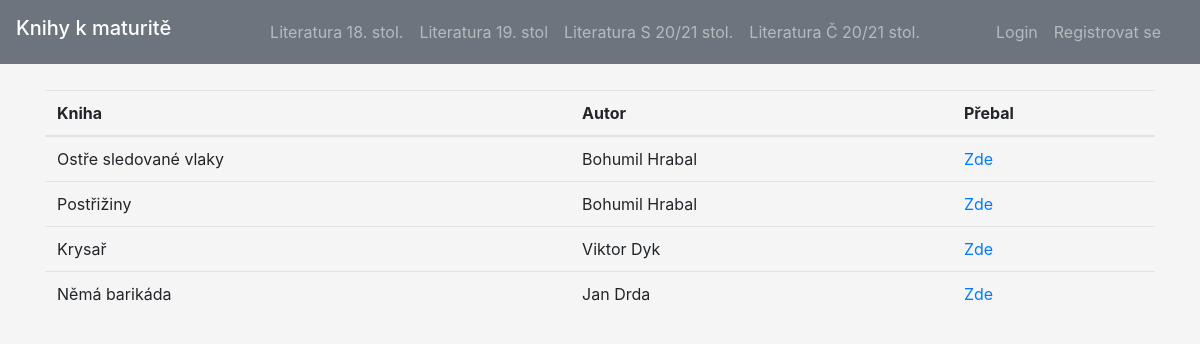
Page /stranka/4 on the committed database.
### tables this page shows
CREATE TABLE `menu` (
  `idmenu` int(11) NOT NULL,
  `categorie` varchar(50) NOT NULL
);

CREATE TABLE `knihy` (
  `id_knihy` int(11) NOT NULL,
  `nazev_knihy` varchar(45) DEFAULT NULL,
  `prebal` varchar(120) DEFAULT NULL,
  `autor` varchar(45) DEFAULT NULL,
  `obdobi_idobdobi` int(11) NOT NULL
);

### application/controllers/Cetba_controller.php (called while the page is built, shortened)
<?php defined('BASEPATH') or exit('No direct script access allowed');
class Cetba_controller extends CI_Controller
{
    function  __construct()
    {
        $this->load->model('cetba_model');
        $this->load->library('session');
        $this->load->library('javascript');
        $this->load->library('form_validation');
        $this->load->library('email');
        $this->load->library(['ion_auth', 'form_validation']);
        $this->load->helper(['url', 'language']);
    }
    public function strankovani($id)
    {
        $data['knihy'] = $this->cetba_model->get_strana($id);
        $data['polozky'] = $this->cetba_model->get_menu_kategorie();
        $this->load->view('layout/hlava', $data);
        $this->load->view('content/strana');
        $this->load->view('layout/pata');
    }
}

### index.php (called while the page is built, shortened)
<?php
require_once BASEPATH.'core/CodeIgniter.php';

### application/models/Cetba_model.php (called while the page is built, shortened)
<?php
class Cetba_model extends CI_Model {
 public function get_strana($id){
        $sql = "SELECT * FROM knihy WHERE obdobi_idobdobi = ?";
        $result = $this->db->query($sql, array($id));
        return $result->result();
    }
    public function get_menu_kategorie(){
        $this->db->select('categorie, idmenu');
		$this->db->from('menu');
        $this->db->order_by('idmenu');
        $query = $this->db->get();
        return $query->result();
    }
}

### application/views/content/strana.php (the view)
<div class="container">
  <table class="table">
  <thead>
    <tr>
      <th scope="col">Kniha</th>
      <th scope="col">Autor</th>
      <th scope="col">Přebal</th>
    </tr>
  </thead>
  <tbody>
     <?php foreach($knihy as $k): ?>
      <tr>
            <td>
                <?php echo $k->nazev_knihy;?>
            </td>
            <td>
                <?php echo $k->autor; ?>
            </td>
            <td>
            <a href="<?php echo base_url("prebal/".$k->id_knihy);?>">Zde</a>
            </td>
    </tr>
  <?php endforeach; ?>
  </tbody>
</table>
</div>

### application/views/layout/hlava.php (shortened to what this page needs)
<head>
   <link rel="stylesheet" href="https://stackpath.bootstrapcdn.com/bootstrap/4.3.1/css/bootstrap.min.css">
</head>
<body style="padding-top: 90; background-color: whitesmoke">
   <nav class="navbar navbar-expand-lg navbar-dark bg-secondary fixed-top">
   <h1 class="navbar-brand">Knihy k maturitě</h1>
       <div class="container">
               <div class="collapse navbar-collapse" id="navbarResponsive">
               <?php if($this->session->userdata('logged_in')){ ?>
                   <ul class="navbar-nav ml-auto">
                       <?php foreach($polozky as $p): ?>
                       <li class="nav-item">
                           <a class="nav-link" href="<?php echo base_url("stranka/".$p->idmenu)?>"><?= $p->categorie ?><span class="sr-only">(current)</span></a>
                       </li>
                       <?php endforeach; ?>
                   </ul>
                   <ul class="navbar-nav ml-auto">
                   <li class="nav-item">
                   <a class="nav-link" href="<?php echo base_url("auth/logout")?>">Odhlásit se</a>
                       </li>
                       <li class="nav-item">
                   <a class="nav-link" href="<?php echo base_url("formular")?>">Přidat knížku</a>
                       </li>
                  <?php }else{ ?>
                   <ul class="navbar-nav ml-auto">
                       <?php foreach($polozky as $p): ?>
                       <li class="nav-item">
                           <a class="nav-link" href="<?php echo base_url("stranka/".$p->idmenu)?>"><?= $p->categorie ?><span class="sr-only">(current)</span></a>
                       </li>
                       <?php endforeach; ?>
                   </ul>
                   <ul class="navbar-nav ml-auto">
                   <li class="nav-item">
                   <a class="nav-link" href="<?php echo base_url("auth/login")?>">Login</a>
                       </li>
                       <li class="nav-item">
                   <a class="nav-link" href="<?php echo base_url("auth/create_user")?>">Registrovat se</a>
                       </li>
                   </ul>
               <?php }?>
               </div>
       </div>
   </nav>

### rows in the picture
menu: categorie "Literatura 18. stol."
menu: categorie "Literatura 19. stol"
menu: categorie "Literatura S 20/21 stol."
menu: categorie "Literatura Č 20/21 stol."
knihy: nazev_knihy "Ostře sledované vlaky", autor "Bohumil Hrabal"
knihy: nazev_knihy "Postřižiny", autor "Bohumil Hrabal"
knihy: nazev_knihy "Krysař", autor "Viktor Dyk"
knihy: nazev_knihy "Němá barikáda", autor "Jan Drda"
